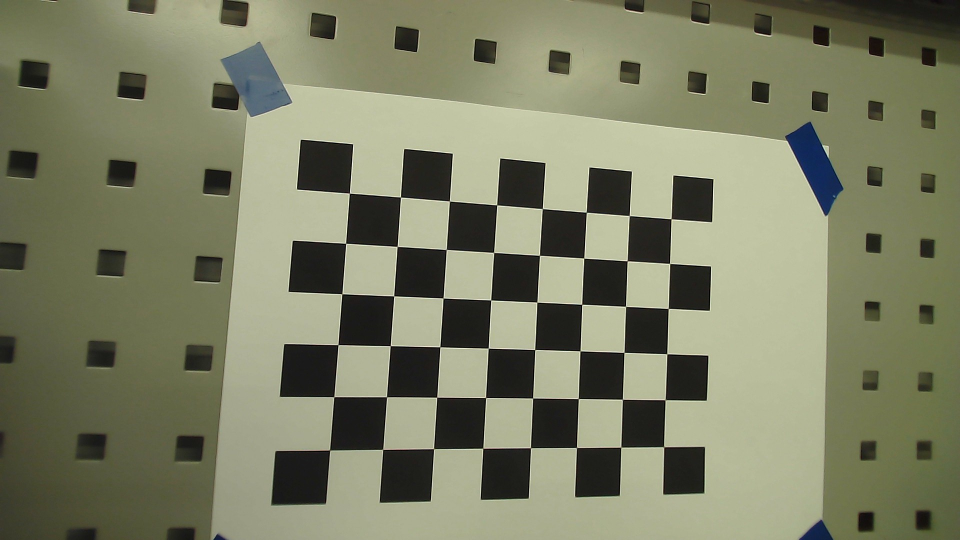
#> input picture hw3_team6/Assignment3/PartA/Camera_Calib/final_checkonly/WIN_20211209_15_35_04_Pro.jpg, 1920 x 1080 px (shown at 1/2 size); its folder holds only this picture in this run
$ python hw3_a.py
#> lines starting #> are read from the running program, lines starting #| are printed output that depends on the picture; after the words box and inside, x2 and y2 are one past the last pixel; in counts of white or black regions, pixels touching at a corner belong together; long printed decimals are rounded
# -*- coding: utf-8 -*-
"""Camera Calib.ipynb

Automatically generated by Colaboratory.

Original file is located at
    https://colab.research.google.com/drive/183iqGjTbS6__xdMVXi7OFIaGIs4WaMiI
"""
import cv2
import numpy as np
import os
import glob
# reference:
# https://learnopencv.com/camera-calibration-using-opencv/
# https://docs.opencv.org/4.x/dc/dbb/tutorial_py_calibration.html

# Defining the dimensions of checkerboard
# rows: 7 square
# cols: 9 square
# one square: 2.25cm*2.25cm
# set CHECKBOARD size with the number of corners
CHECKERBOARD = (6, 8)
criteria = (cv2.TERM_CRITERIA_EPS + cv2.TERM_CRITERIA_MAX_ITER, 30, 0.001)

# Image path (only chekerboard):
path = './Assignment3/PartA/Camera_Calib/final_checkonly/*.jpg'
# Image path (with another object):
path2 = './Assignment3/PartA/Camera_Calib/final_cap/*.jpg'
# Undistort result path:
path_out = './Assignment3/PartA/Camera_Calib/result/calibresult_{}.jpg'


# Creating vector to store vectors of 3D points for each checkerboard image
objpoints = []
# Creating vector to store vectors of 2D points for each checkerboard image
imgpoints = []


# Defining the world coordinates for 3D points
objp = np.zeros((1, CHECKERBOARD[0] * CHECKERBOARD[1], 3), np.float32)
objp[0,:,:2] = np.mgrid[0:CHECKERBOARD[0], 0:CHECKERBOARD[1]].T.reshape(-1, 2)
prev_img_shape = None

# Extracting path of individual image stored in a given directory

images = glob.glob(path)
for fname in images:
    img = cv2.imread(fname)
#> img is the input picture: shape (1080, 1920, 3); mean B, G, R 100, 126.1, 123.5
    print(fname)
    # img = cv2.resize(img, (532, 300), interpolation=cv2.INTER_CUBIC)
    gray = cv2.cvtColor(img,cv2.COLOR_BGR2GRAY)
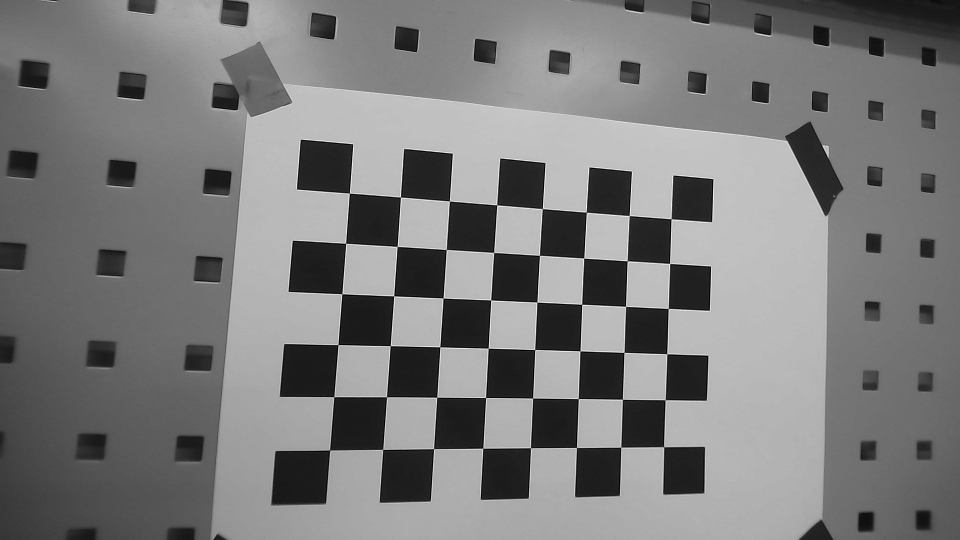
#> gray: shape (1080, 1920) (shown at 1/2 size); min 0, max 254, mean 122.4
    # Find the chess board corners
    # If desired number of corners are found in the image then ret = true
    ret, corners = cv2.findChessboardCorners(gray, CHECKERBOARD, cv2.CALIB_CB_ADAPTIVE_THRESH + cv2.CALIB_CB_FAST_CHECK + cv2.CALIB_CB_NORMALIZE_IMAGE)
#> ret = True; corners = 48 rows, first 8: [1342.5, 438], [1339.7, 527.6], [1336.7, 617.6], [1334, 708.2], [1330.3, 800.3], [1328.1, 894.7], [1259.1, 432], [1254.6, 522.2]

    """
    If desired number of corner are detected,
    we refine the pixel coordinates and display
    them on the images of checker board
    """
    if ret == True:
        objpoints.append(objp)
        # refining pixel coordinates for given 2d points.
        corners2 = cv2.cornerSubPix(gray, corners, (11,11),(-1,-1), criteria)
#> corners2 = 48 rows, first 8: [1342.5, 438.2], [1339.7, 527.5], [1336.8, 617.5], [1334.1, 708.1], [1330.6, 800.1], [1327.8, 894], [1258.7, 431.7], [1254.6, 522.2]

        imgpoints.append(corners2)

        # Draw and display the corners
        img = cv2.drawChessboardCorners(img, CHECKERBOARD, corners2, ret)
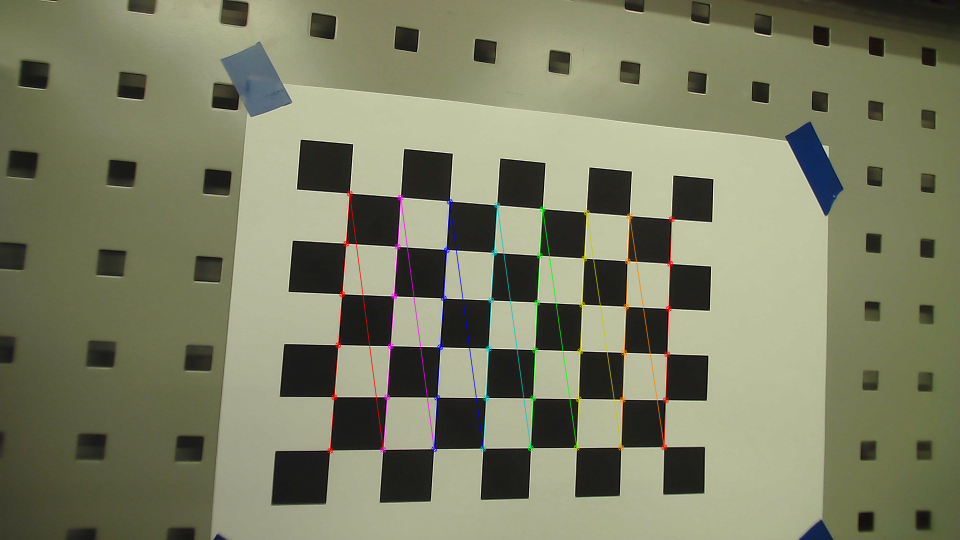
#> img: shape (1080, 1920, 3) (shown at 1/2 size); 1.24% of pixels changed, all inside (x1, y1, x2, y2) = (654, 381, 1350, 908)
        cv2.imshow("checkerboard img", img)
        cv2.waitKey(0)


h,w = img.shape[:2]

"""
Performing camera calibration by
passing the value of known 3D points (objpoints)
and corresponding pixel coordinates of the
detected corners (imgpoints)
"""
ret, mtx, dist, rvecs, tvecs = cv2.calibrateCamera(objpoints, imgpoints, gray.shape[::-1], None, None)
#> ret = 0.453; mtx = [[764, 0, 932], [0, 760.2, 478], [0, 0, 1]]; dist = [[0.00249, 0.13, -0.000443, 0.00299, -0.181]]; rvecs = ([-0.151, -0.0863, 1.63],); tvecs = ([4.59, -0.445, 8.64],)

print("Camera matrix : \n")
print(mtx)
#| [[764.024   0.         932.019]
#|  [  0.         760.192 477.984]
#|  [  0.           0.           1.        ]]
print("dist : \n")
print(dist)
#| [[ 0.00249  0.1304 -0.0004434  0.002987 -0.1807]]
print("rvecs : \n")
print(rvecs)
#| (array([[-0.151],
#|        [-0.08633 ],
#|        [ 1.631]]),)
print("tvecs : \n")
print(tvecs)
#| (array([[ 4.591],
#|        [-0.4446],
#|        [ 8.640]]),)

"""
Undistort the images using cv.undistort();
"""
num = 0
images = glob.glob(path2)
for fname in images:
    num += 1
    img = cv2.imread(fname)
    # img = cv2.resize(img, (532, 300), interpolation=cv2.INTER_CUBIC)
    h, w = img.shape[:2]
    newcameramtx, roi = cv2.getOptimalNewCameraMatrix(mtx, dist, (w,h), 1, (w,h))
    # undistort
    dst = cv2.undistort(img, mtx, dist, None, newcameramtx)

    # # crop the image
    # # x, y, w, h = roi
    # # dst = dst[y:y+h, x:x+w]


    cv2.imshow("undistorted img", dst)
    cv2.waitKey(0)
    cv2.imwrite(path_out.format(num), dst)

# mean re-projection error
mean_error = 0
for i in range(len(objpoints)):
    imgpoints2, _ = cv2.projectPoints(objpoints[i], rvecs[i], tvecs[i], mtx, dist)
    error = cv2.norm(imgpoints[i], imgpoints2, cv2.NORM_L2)/len(imgpoints2)
    mean_error += error
#> this loop made 1 pass
#> (error, mean_error) on pass 1: (0.0653, 0.0653)
#> after the loop, mean_error = 0.0653
print( "total error: {}".format(mean_error/len(objpoints)) )
#| total error: 0.06532

$ run again, on hw3_team6/Assignment3/PartA/Camera_Calib/final_checkonly/WIN_20211209_15_35_15_Pro.jpg
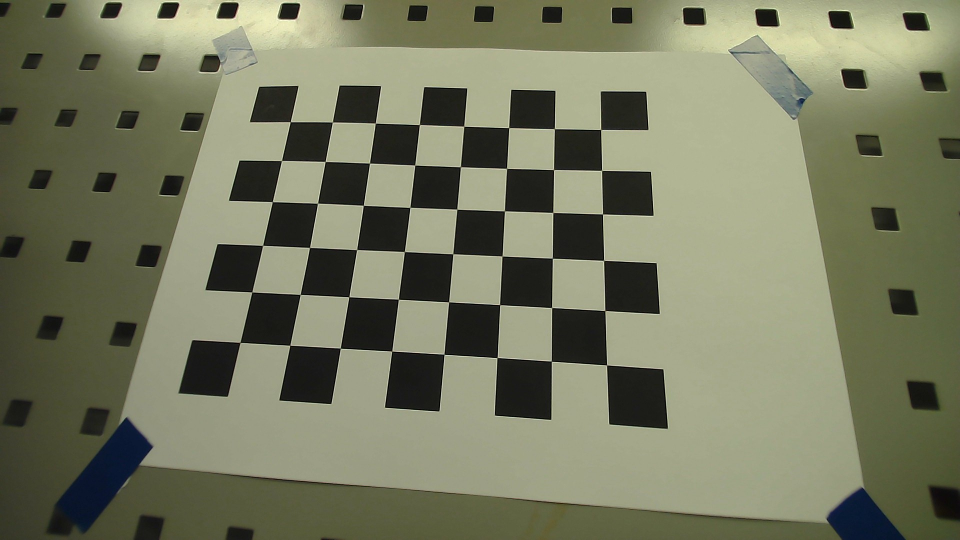
#> input picture hw3_team6/Assignment3/PartA/Camera_Calib/final_checkonly/WIN_20211209_15_35_15_Pro.jpg, 1920 x 1080 px (shown at 1/2 size)
#> img is the input picture: shape (1080, 1920, 3); mean B, G, R 95.2, 120.2, 117.3
#> `gray = cv2.cvtColor(img,cv2.COLOR_BGR2GRAY)`:
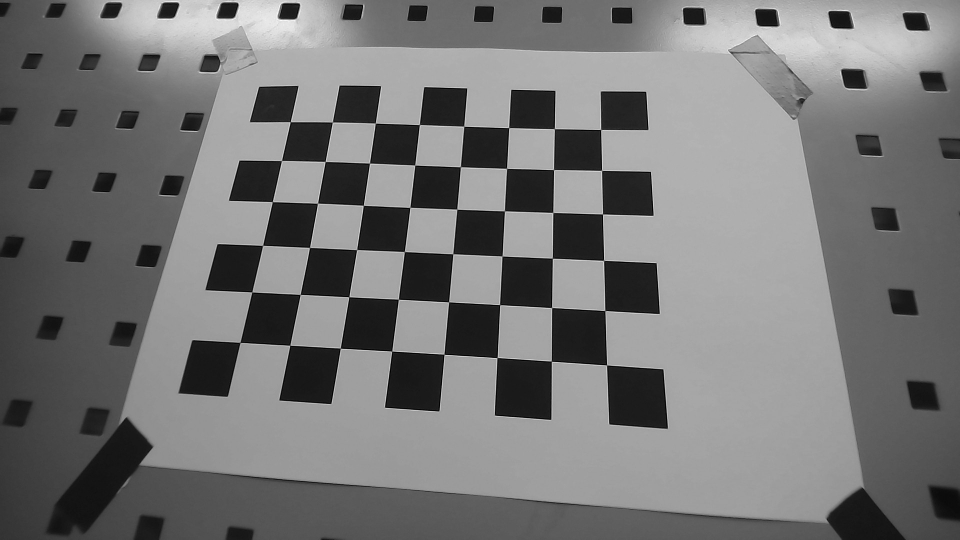
#> gray: shape (1080, 1920) (shown at 1/2 size); min 0, max 253, mean 116.6
#> `ret, corners = cv2.findChessboardCorners(gray, CHECKERBOARD, cv2.CALIB..`: ret = True; corners = 48 rows, first 8: [488, 680], [509, 590], [533, 486], [545.2, 403.6], [563.5, 321.7], [581, 244], [580.1, 690.8], [600.6, 589.5]
#> corners2 = 48 rows, first 8: [480.5, 685.3], [504, 584.4], [525.7, 491.3], [545.2, 404], [563.5, 321.6], [581, 244.2], [580.1, 690.9], [600.8, 589.4]
#> `img = cv2.drawChessboardCorners(img, CHECKERBOARD, corners2, ret)`:
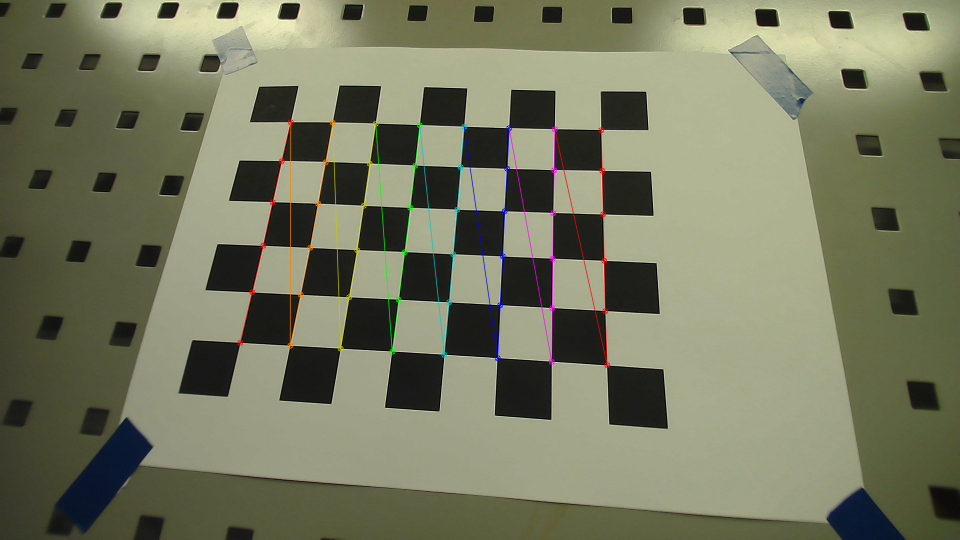
#> img: shape (1080, 1920, 3) (shown at 1/2 size); 1.18% of pixels changed, all inside (x1, y1, x2, y2) = (474, 238, 1221, 737)
#> `ret, mtx, dist, rvecs, tvecs = cv2.calibrateCamera(objpoints, imgpoint..`: ret = 0.664; mtx = [[711.1, 0, 976.5], [0, 692, 491.6], [0, 0, 1]]; dist = [[0.133, -0.384, -0.00026, 0.00318, 0.374]]; rvecs = ([-0.234, -0.158, -1.51],); tvecs = ([-4.82, 1.93, 6.99],)
#| [[711.052    0.         976.545]
#|  [  0.         691.967 491.624]
#|  [  0.           0.           1.        ]]
#| [[ 1.33209313e-01 -3.84168055e-01 -2.60069294e-04  3.18402786e-03
#|    3.73640776e-01]]
#| (array([[-0.2336],
#|        [-0.1583],
#|        [-1.510]]),)
#| (array([[-4.820],
#|        [ 1.927],
#|        [ 6.992]]),)
#> the loop `for i in range(len(objpoints)):` made 1 pass
#> (error, mean_error) on pass 1: (0.0959, 0.0959)
#> after the loop `for i in range(len(objpoints)):`: mean_error = 0.0959
#| total error: 0.09591

$ run again, on hw3_team6/Assignment3/PartA/Camera_Calib/final_checkonly/WIN_20211209_15_35_18_Pro.jpg
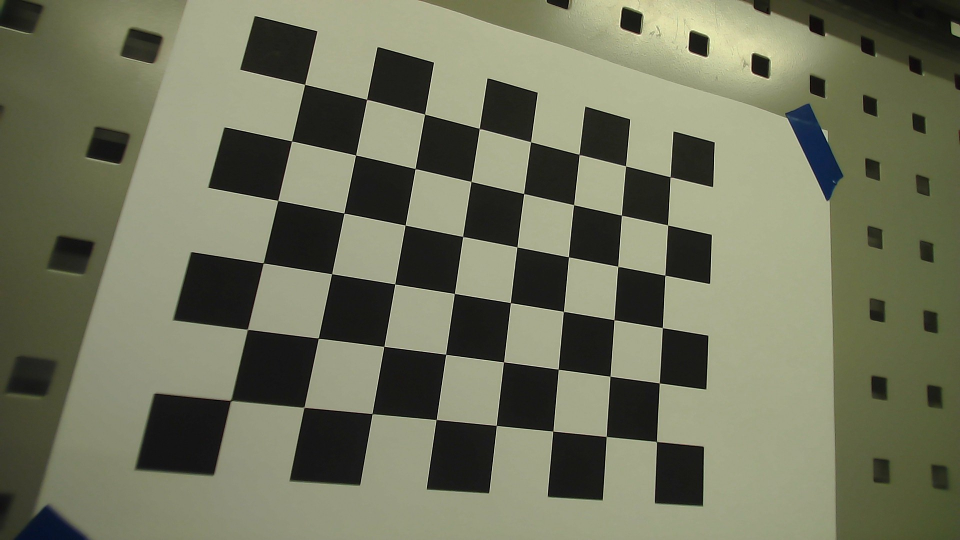
#> input picture hw3_team6/Assignment3/PartA/Camera_Calib/final_checkonly/WIN_20211209_15_35_18_Pro.jpg, 1920 x 1080 px (shown at 1/2 size)
#> img is the input picture: shape (1080, 1920, 3); mean B, G, R 92.3, 115, 112.4
#> `gray = cv2.cvtColor(img,cv2.COLOR_BGR2GRAY)`:
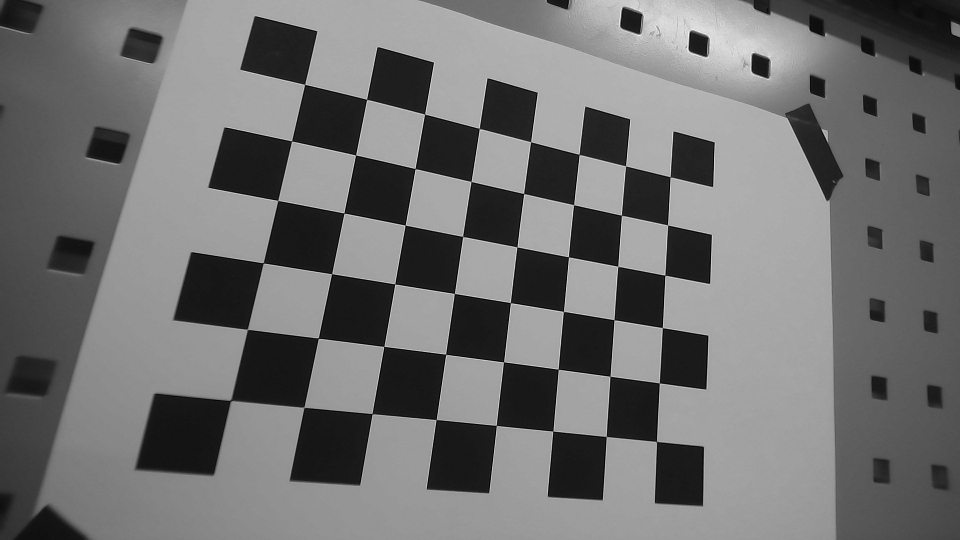
#> gray: shape (1080, 1920) (shown at 1/2 size); min 0, max 253, mean 111.7
#> `ret, corners = cv2.findChessboardCorners(gray, CHECKERBOARD, cv2.CALIB..`: ret = True; corners = 48 rows, first 8: [461.9, 800.9], [493.2, 658.6], [527.1, 526.3], [555.8, 401.7], [583.6, 282.5], [609.7, 169.4], [608.2, 813.8], [636.7, 676.6]
#> corners2 = 48 rows, first 8: [461.5, 801.6], [495.1, 659.3], [526.8, 526.4], [556, 401.4], [583.6, 282.6], [609.7, 169.3], [608.3, 815.2], [637, 676.8]
#> `img = cv2.drawChessboardCorners(img, CHECKERBOARD, corners2, ret)`:
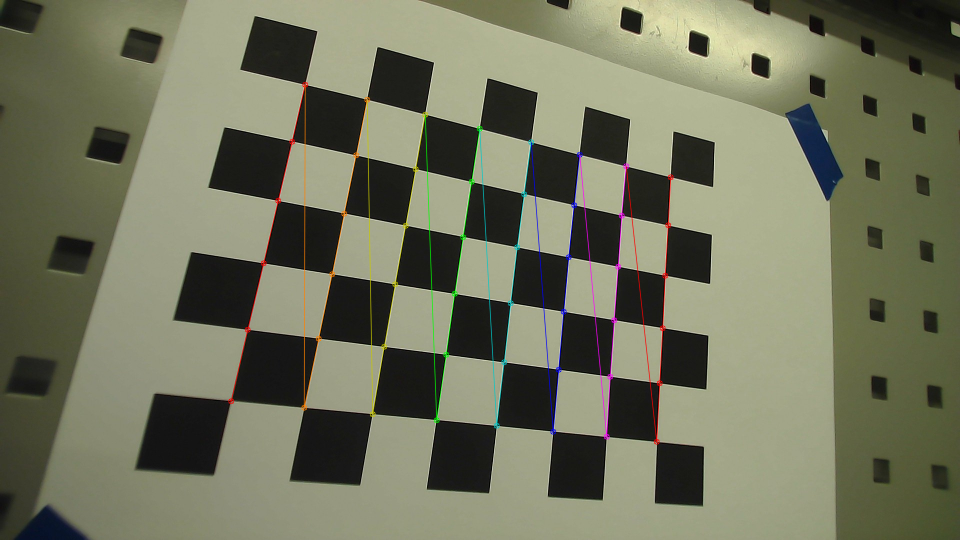
#> img: shape (1080, 1920, 3) (shown at 1/2 size); 1.46% of pixels changed, all inside (x1, y1, x2, y2) = (456, 163, 1348, 890)
#> `ret, mtx, dist, rvecs, tvecs = cv2.calibrateCamera(objpoints, imgpoint..`: ret = 0.677; mtx = [[722.8, 0, 948.6], [0, 732.2, 543.4], [0, 0, 1]]; dist = [[0.0931, -0.21, 0.00212, 0.00579, 0.169]]; rvecs = ([0.0517, -0.277, -1.41],); tvecs = ([-3.5, 1.82, 5.23],)
#| [[722.788   0.         948.617 ]
#|  [  0.         732.235 543.363]
#|  [  0.           0.           1.        ]]
#| [[ 0.09312 -0.2101   0.002117  0.005792   0.1692]]
#| (array([[ 0.0517],
#|        [-0.2772  ],
#|        [-1.406]]),)
#| (array([[-3.503],
#|        [ 1.821],
#|        [ 5.225]]),)
#> the loop `for i in range(len(objpoints)):` made 1 pass
#> (error, mean_error) on pass 1: (0.0977, 0.0977)
#> after the loop `for i in range(len(objpoints)):`: mean_error = 0.0977
#| total error: 0.09768

$ run again, on hw3_team6/Assignment3/PartA/Camera_Calib/final_checkonly/WIN_20211209_15_35_21_Pro.jpg
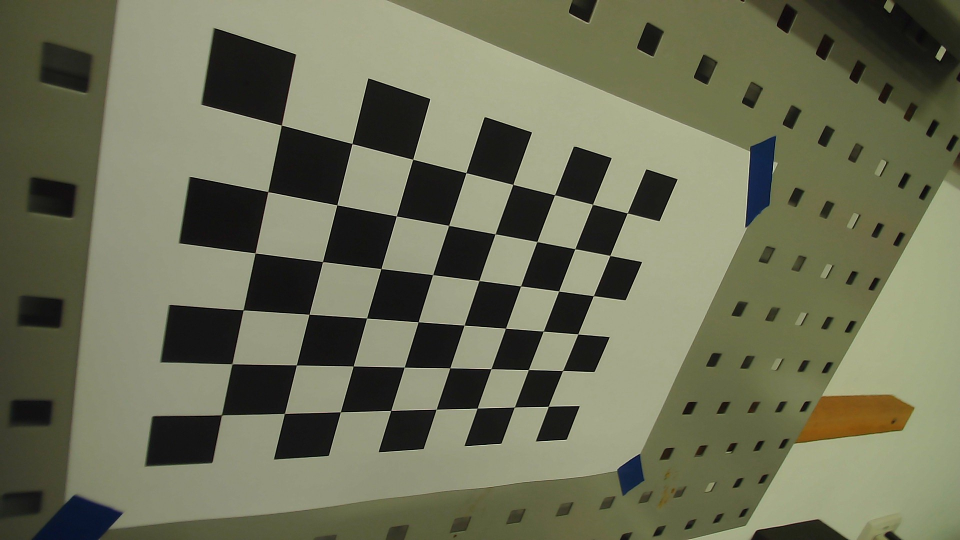
#> input picture hw3_team6/Assignment3/PartA/Camera_Calib/final_checkonly/WIN_20211209_15_35_21_Pro.jpg, 1920 x 1080 px (shown at 1/2 size)
#> img is the input picture: shape (1080, 1920, 3); mean B, G, R 86.8, 110.9, 108.8
#> `gray = cv2.cvtColor(img,cv2.COLOR_BGR2GRAY)`:
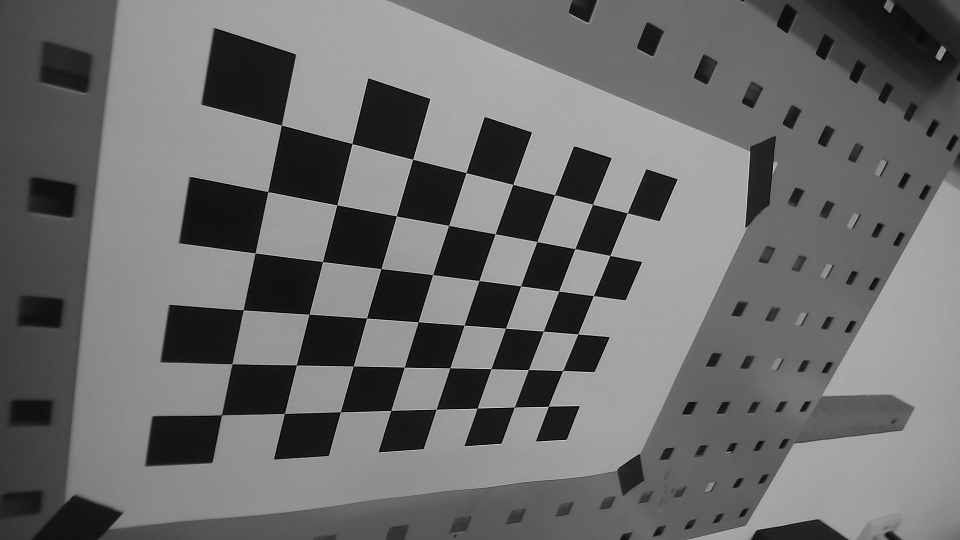
#> gray: shape (1080, 1920) (shown at 1/2 size); min 0, max 251, mean 107.6
#> `ret, corners = cv2.findChessboardCorners(gray, CHECKERBOARD, cv2.CALIB..`: ret = True; corners = 48 rows, first 8: [1254.8, 426.5], [1219.7, 511.7], [1187, 592.1], [1155.8, 668.2], [1125.5, 741.6], [1096.9, 812.9], [1185.2, 409.5], [1149.9, 498.4]
#> corners2 = 48 rows, first 8: [1254.8, 426.5], [1220, 511.5], [1187, 592.1], [1156, 668.4], [1125.6, 741.6], [1096.9, 812.8], [1185.5, 409.2], [1150.1, 498.2]
#> `img = cv2.drawChessboardCorners(img, CHECKERBOARD, corners2, ret)`:
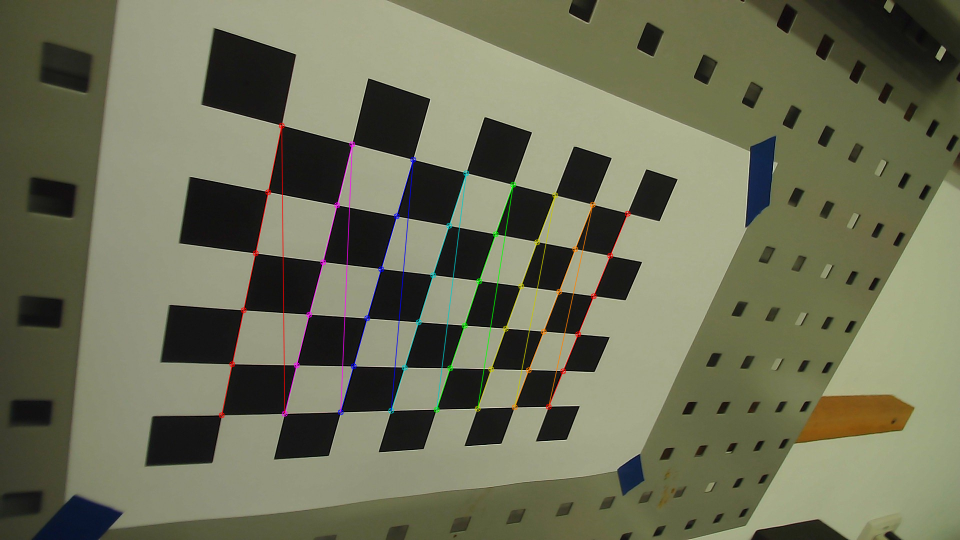
#> img: shape (1080, 1920, 3) (shown at 1/2 size); 1.22% of pixels changed, all inside (x1, y1, x2, y2) = (437, 245, 1262, 837)
#> `ret, mtx, dist, rvecs, tvecs = cv2.calibrateCamera(objpoints, imgpoint..`: ret = 0.693; mtx = [[869.1, 0, 1058.5], [0, 958.7, 348.8], [0, 0, 1]]; dist = [[0.115, -0.111, -0.00957, 0.0163, 0.0488]]; rvecs = ([-0.12, -0.648, 1.82],); tvecs = ([2.22, 0.808, 9.95],)
#| [[8.69108105e+02 0.00000000e+00 1.05849228e+03]
#|  [0.00000000e+00 9.58662866e+02 3.48786561e+02]
#|  [0.00000000e+00 0.00000000e+00 1.00000000e+00]]
#| [[ 0.1153 -0.1113  -0.00957  0.01629  0.04881 ]]
#| (array([[-0.1196],
#|        [-0.6475],
#|        [ 1.822]]),)
#| (array([[2.220],
#|        [0.8076 ],
#|        [9.951]]),)
#> the loop `for i in range(len(objpoints)):` made 1 pass
#> (error, mean_error) on pass 1: (0.1, 0.1)
#> after the loop `for i in range(len(objpoints)):`: mean_error = 0.1
#| total error: 0.1001
